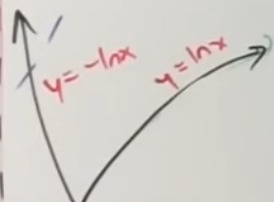
#> input picture ChalkStream/diagram_vectorization/input.jpg, 274 x 202 px
$ python vectorization.py input.jpg
#> lines starting #> are read from the running program, lines starting #| are printed output that depends on the picture; after the words box and inside, x2 and y2 are one past the last pixel; in counts of white or black regions, pixels touching at a corner belong together
"""
Board Stroke Vectorization — Module v0.2
Steps implemented (so far):
  1) Skeletonize a binary "ink mask" (1=ink, 0=background) using Zhang–Suen thinning
  2) Trace the skeleton into polylines (graph edges between endpoints/junctions)
  2.5) Refine line processing (first pass):
       - Simplify traced polylines with Ramer–Douglas–Peucker (RDP)
       - Detect "nearly straight" polylines, fit a line (PCA), and angle-snap to 0°/90° (optional diagonal snap later)
       - Convert those into clean line segments for downstream "box should be a box" behavior

Also:
  - Exhaustive comments throughout
  - Show all figures at once (non-blocking show, then one final blocking show)
  - Timing measurements printed to terminal for each stage + total runtime

IMPORTANT:
  - This expects you already have a *binary foreground mask* (board rectified + foreground extracted).
  - For now, the demo uses a synthetic toy mask. Replace `mask = make_toy_mask()` with your real mask.
"""

import time
import math
import numpy as np
import matplotlib.pyplot as plt
import os
import sys
import cv2
from skimage import filters, transform


VECTORIZATION_METHOD_OPTIONS = (
    ("v1", "Vectorization V1"),
    ("v2", "Vectorization V2"),
)
DEFAULT_VECTORIZATION_METHOD = "v2"


# [6 lines left out: function normalize_vectorization_method, not called in this run]


# -----------------------------
# Utility: high-resolution timing helper
# -----------------------------
class Timer:
    """
    Small helper to time stages and print readable timing results.
    Usage:
        t = Timer()
        t.mark("stage name")  # prints time since last mark
    """
    def __init__(self):
        self.t0 = time.perf_counter()
        self.last = self.t0

    def mark(self, label: str):
        now = time.perf_counter()
        dt = now - self.last
        total = now - self.t0
        print(f"[TIMING] {label:30s}  stage={dt*1000:9.2f} ms   total={total*1000:9.2f} ms")
        self.last = now

# -----------------------------
# Helper: offset ROI-local polylines into full-frame coords
# -----------------------------
# [49 lines left out: functions offset_polylines_to_global, ink_mask_from_roi_bgr, polylines_to_diagram_content, not called in this run]

import cv2
import numpy as np

# [86 lines left out: functions mask_from_array, diagram_vectorization_v2_image, vectorize_region_v1, vectorize_region_v2, vectorize_region, not called in this run]


def load_mask_from_image(path: str) -> np.ndarray:
    """
    Loads an input image (jpg/png) and converts it into a *binary ink mask*:
      - mask[y,x] = 1 means "ink/stroke"
      - mask[y,x] = 0 means "background"

    This is a TEMPORARY stand-in for your real foreground extraction.
    You will likely replace this with your own extraction output later.

    Heuristic:
      - Convert to grayscale
      - Light blur to reduce sensor noise
      - Adaptive threshold to handle uneven lighting
      - Invert if needed so strokes become 1s

    Returns:
      - mask: uint8 array with values 0/1
    """
    if not os.path.exists(path):
        raise FileNotFoundError(f"Could not find file: {path}")

    # Read image as grayscale (0..255)
    gray = cv2.imread(path, cv2.IMREAD_GRAYSCALE)
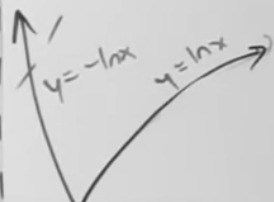
#> gray: shape (202, 274); min 48, max 233, mean 208.1
    if gray is None:
        raise ValueError(f"Failed to load image (is it a valid jpg/png?): {path}")

    # Light blur to reduce noise before thresholding
    gray_blur = cv2.GaussianBlur(gray, (3, 3), 0)

    # Adaptive threshold: good for uneven lighting (common on boards)
    # Output is 0 or 255.
    th = cv2.adaptiveThreshold(
        gray_blur,
        255,
        cv2.ADAPTIVE_THRESH_GAUSSIAN_C,
        cv2.THRESH_BINARY,
        11,   # blockSize (must be odd)
        5     # C (tweak up/down depending on contrast)
    )
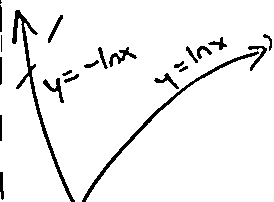
#> th: shape (202, 274); 94% white; 23 black regions (2 under 20 px), largest, box (x1, y1, x2, y2) and area: (12, 10, 75, 202) 968, (82, 51, 259, 202) 817, (109, 47, 137, 67) 174


    # Decide whether to invert:
    # For most whiteboards, strokes are darker -> threshold gives strokes as 0.
    # We want strokes as 1, so invert when needed.
    # Heuristic: if most pixels are white (255), it's likely background=255 and strokes=0 -> invert to make strokes=1.
    white_ratio = float(np.mean(th == 255))
#> white_ratio = 0.94

    if white_ratio > 0.5:
        # likely background is white; strokes are black (0)
        ink = (th == 0)
    else:
        # likely background is black; strokes are white (255)
        ink = (th == 255)

    mask = ink.astype(np.uint8)  # 0/1
    return mask


# [19 lines left out: function skeletonize_fast_opencv_contrib, not called in this run]


def skeletonize_fast_skimage(mask: np.ndarray) -> np.ndarray:
    """
    Fast skeletonization using scikit-image.
    Input:
      - mask: 2D array, ink pixels are nonzero
    Output:
      - skel: 2D uint8 array with values 0/1
    """
    from skimage.morphology import skeletonize

    # skeletonize() expects a boolean image where True = foreground
    skel_bool = skeletonize(mask > 0)
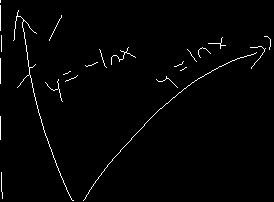
#> skel_bool: shape (202, 274) bool; 1.6% white in thin lines or dots
#> (the rest of the program and of its run is left out)
